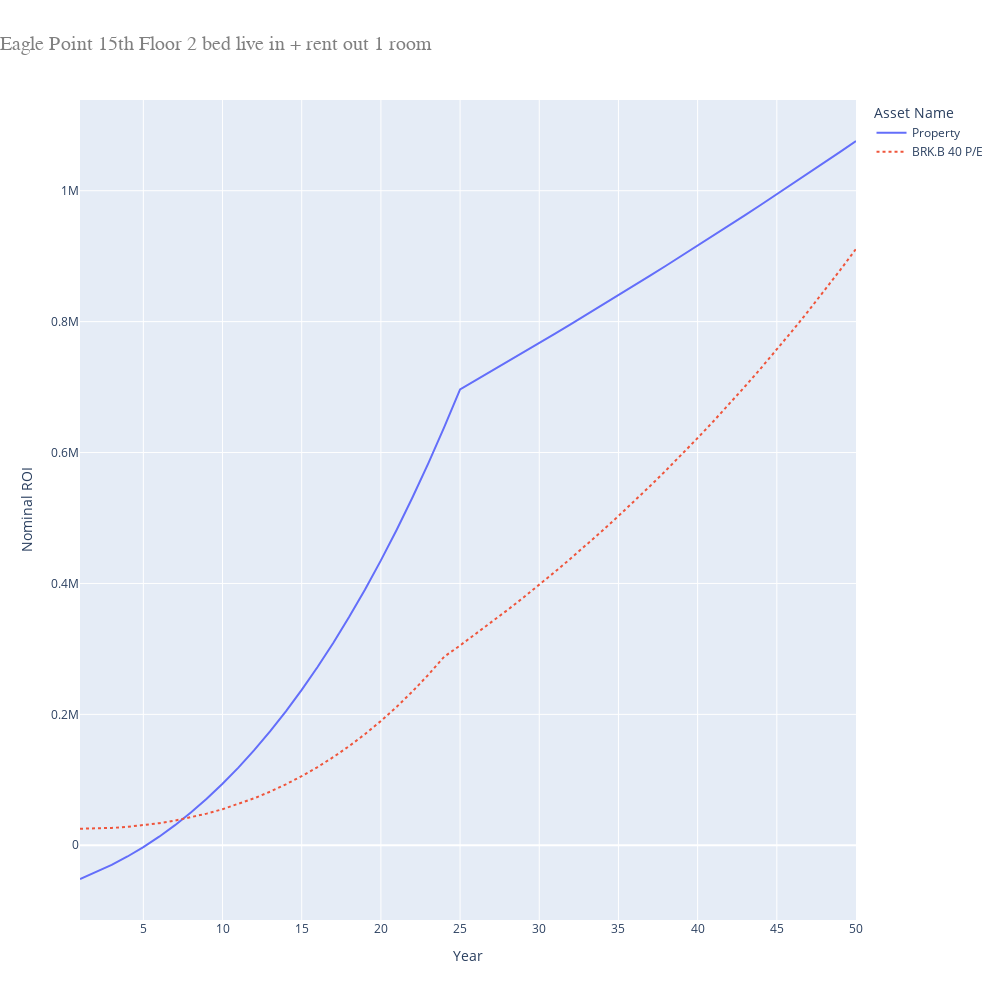

Source (notebook cell):
### Code cell
# Even here I'd have to live in the property for 4 years for buying it to make sense vs renting it
property_price = 1050000
#repayment_mortgage =  RepaymentMortgage(850000*0.75, 25, fixed_interest_rate,
#                             {1 * 12: 0.1, 2 * 12: 0.1, 3 * 12: 0.1, 4 * 12: 0.1, 5 * 12: 1})

repayment_mortgage =  RepaymentMortgage(property_price*0.75, 25, fixed_interest_rate)
length  = 25
#repayment_mortgage =  InterestOnlyMortgage(property_price*0.75, length, fixed_interest_rate)

asset_name = "Property"
asset_dictionary[asset_name] = LeaseholdProperty(False, property_price,
                                                                                       monthly_gross_rental=7200/12,
                                                                                       rental_tax=0,
                                                                                       months_occupied_out_of_12=8,
                                                                                       agency_percentage=lixing_agency_percentage,
                                                                                       annual_service_charge=7 * 677,
                                                                                       annual_ground_rent=600,
                                                                                       mortgage = repayment_mortgage)
opportunity_cost_property = asset_dictionary[asset_name]
#opportunity_cost_property.will_you_live_in_this = False

yearly_principle_repayments = []
previous_year = opportunity_cost_property.mortgage.total_principle_paid(1)
yearly_principle_repayments.append(previous_year)
for year in range(2, length):
    current_year = opportunity_cost_property.mortgage.total_principle_paid(year)
    yearly_principle_repayments.append(current_year - previous_year - cost_of_renting_alone*12)
    previous_year = current_year
#print(repayment_mortgage.payment_table)
#print(yearly_principle_repayments)
asset_dictionary["BRK.B 40 P/E"] = HLStock(opportunity_cost_property.property_value*.25, stock_price_to_earnings, yearly_principle_repayments)
(headers, table, graph_source) = generateHeaderTableAndGraphSource()

fig = px.line(graph_source, 
              x='Year', 
              y='Nominal ROI', 
              color='Asset Name',
              line_dash='Asset Name',
              title='Eagle Point 15th Floor 2 bed live in + rent out 1 room',
              width=1000,
              height=1000)

fig.update_layout(
    title_font_size=20,
    title_font_family='Courier',
    title_font_color='gray',
    title_x=0
)

fig.show()

#opportunity_table = graph_source.pivot(index="Year", columns="Asset Name", values="Nominal Profit")
#opportunity_table["Property - BRK"] = opportunity_table["Property"] - opportunity_table["BRK.B 40 P/E"]
#opportunity_table["Loss buffer"] = opportunity_table["Property - BRK"] / (property_price + opportunity_cost_property.buy_expenses)
#print(opportunity_table)

### Figure 1 — Plotly figure (JSON) as saved in the notebook; plotly's stock layout.template omitted (floating-point values rounded to 4 significant figures)
{"data": [{"hovertemplate": "Asset Name=Property<br>Year=%{x}<br>Nominal ROI=%{y}<extra></extra>", "legendgroup": "Property", "line": {"color": "#636efa", "dash": "solid"}, "marker": {"symbol": "circle"}, "mode": "lines", "name": "Property", "orientation": "v", "showlegend": true, "type": "scatter", "x": [1, 2, 3, 4, 5, 6, 7, 8, 9, 10, 11, 12, 13, 14, 15, 16, 17, 18, 19, 20, 21, 22, 23, 24, 25, 26, 27, 28, 29, 30, 31, 32, 33, 34, 35, 36, 37, 38, 39, 40, 41, 42, 43, 44, 45, 46, 47, 48, 49, 50], "xaxis": "x", "y": [-51530.0, -41220.0, -29950.0, -17170.0, -2829.0, 13110.0, 30700.0, 49990.0, 71040.0, 93900.0, 118600.0, 145300.0, 173900.0, 204600.0, 237400.0, 272300.0, 309500.0, 349000.0, 390900.0, 435300.0, 482100.0, 531600.0, 583800.0, 638700.0, 696600.0, 710500.0, 724500.0, 738600.0, 752800.0, 767100.0, 781600.0, 796100.0, 810700.0, 825400.0, 840200.0, 855200.0, 870200.0, 885400.0, 900600.0, 916000.0, 931500.0, 947100.0, 962800.0, 978600.0, 994500.0, 1011000.0, 1027000.0, 1043000.0, 1059000.0, 1076000.0], "yaxis": "y"}, {"hovertemplate": "Asset Name=BRK.B 40 P/E<br>Year=%{x}<br>Nominal ROI=%{y}<extra></extra>", "legendgroup": "BRK.B 40 P/E", "line": {"color": "#EF553B", "dash": "dot"}, "marker": {"symbol": "circle"}, "mode": "lines", "name": "BRK.B 40 P/E", "orientation": "v", "showlegend": true, "type": "scatter", "x": [1, 2, 3, 4, 5, 6, 7, 8, 9, 10, 11, 12, 13, 14, 15, 16, 17, 18, 19, 20, 21, 22, 23, 24, 25, 26, 27, 28, 29, 30, 31, 32, 33, 34, 35, 36, 37, 38, 39, 40, 41, 42, 43, 44, 45, 46, 47, 48, 49, 50], "xaxis": "x", "y": [25240.0, 25550.0, 26510.0, 28160.0, 30550.0, 33710.0, 37710.0, 42570.0, 48360.0, 55130.0, 62920.0, 71810.0, 81840.0, 93090.0, 105600.0, 119500.0, 134800.0, 151500.0, 169900.0, 189900.0, 211600.0, 235100.0, 260600.0, 288100.0, 305300.0, 322900.0, 341000.0, 359500.0, 378500.0, 398000.0, 418000.0, 438400.0, 459400.0, 481000.0, 503000.0, 525700.0, 548900.0, 572700.0, 597100.0, 622200.0, 647800.0, 674200.0, 701200.0, 729000.0, 757400.0, 786600.0, 816500.0, 847200.0, 878700.0, 911100.0], "yaxis": "y"}], "layout": {"height": 1000, "legend": {"title": {"text": "Asset Name"}, "tracegroupgap": 0}, "title": {"font": {"color": "gray", "family": "Courier", "size": 20}, "text": "Eagle Point 15th Floor 2 bed live in + rent out 1 room", "x": 0}, "width": 1000, "xaxis": {"anchor": "y", "domain": [0, 1], "title": {"text": "Year"}}, "yaxis": {"anchor": "x", "domain": [0, 1], "title": {"text": "Nominal ROI"}}}}
